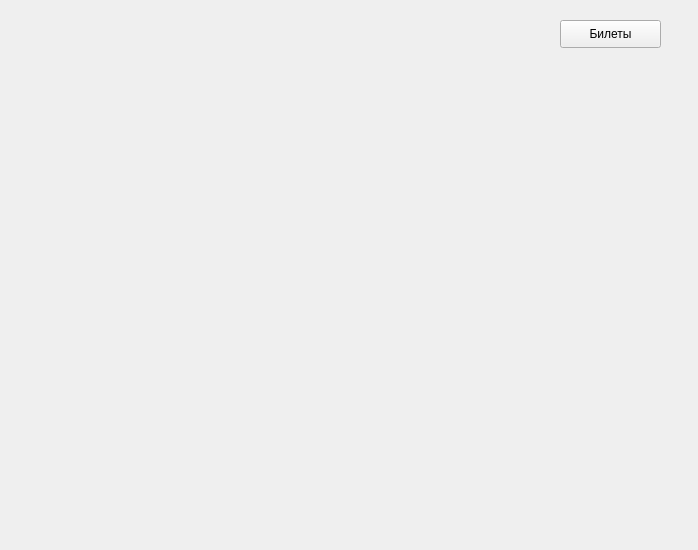
<?xml version="1.0" encoding="UTF-8"?>
<ui version="4.0">
 <class>CartridgePage</class>
 <widget class="QWidget" name="CartridgePage">
  <property name="geometry">
   <rect>
    <x>0</x>
    <y>0</y>
    <width>698</width>
    <height>550</height>
   </rect>
  </property>
  <property name="windowTitle">
   <string>Картридж</string>
  </property>
  <layout class="QGridLayout" name="gridLayout">
   <item row="0" column="0">
    <widget class="QLabel" name="printerfon">
     <property name="text">
      <string/>
     </property>
    </widget>
   </item>
   <item row="1" column="0">
    <layout class="QVBoxLayout" name="verticalLayout"/>
   </item>
   <item row="2" column="0">
    <widget class="QLabel" name="printerfon2">
     <property name="text">
      <string/>
     </property>
    </widget>
   </item>
  </layout>
  <widget class="QPushButton" name="cartButton">
   <property name="geometry">
    <rect>
     <x>560</x>
     <y>20</y>
     <width>101</width>
     <height>28</height>
    </rect>
   </property>
   <property name="text">
    <string>Билеты</string>
   </property>
  </widget>
  <zorder>printerfon</zorder>
  <zorder>verticalLayoutWidget</zorder>
  <zorder>cartButton</zorder>
  <zorder>printerfon2</zorder>
 </widget>
 <resources/>
 <connections/>
</ui>
